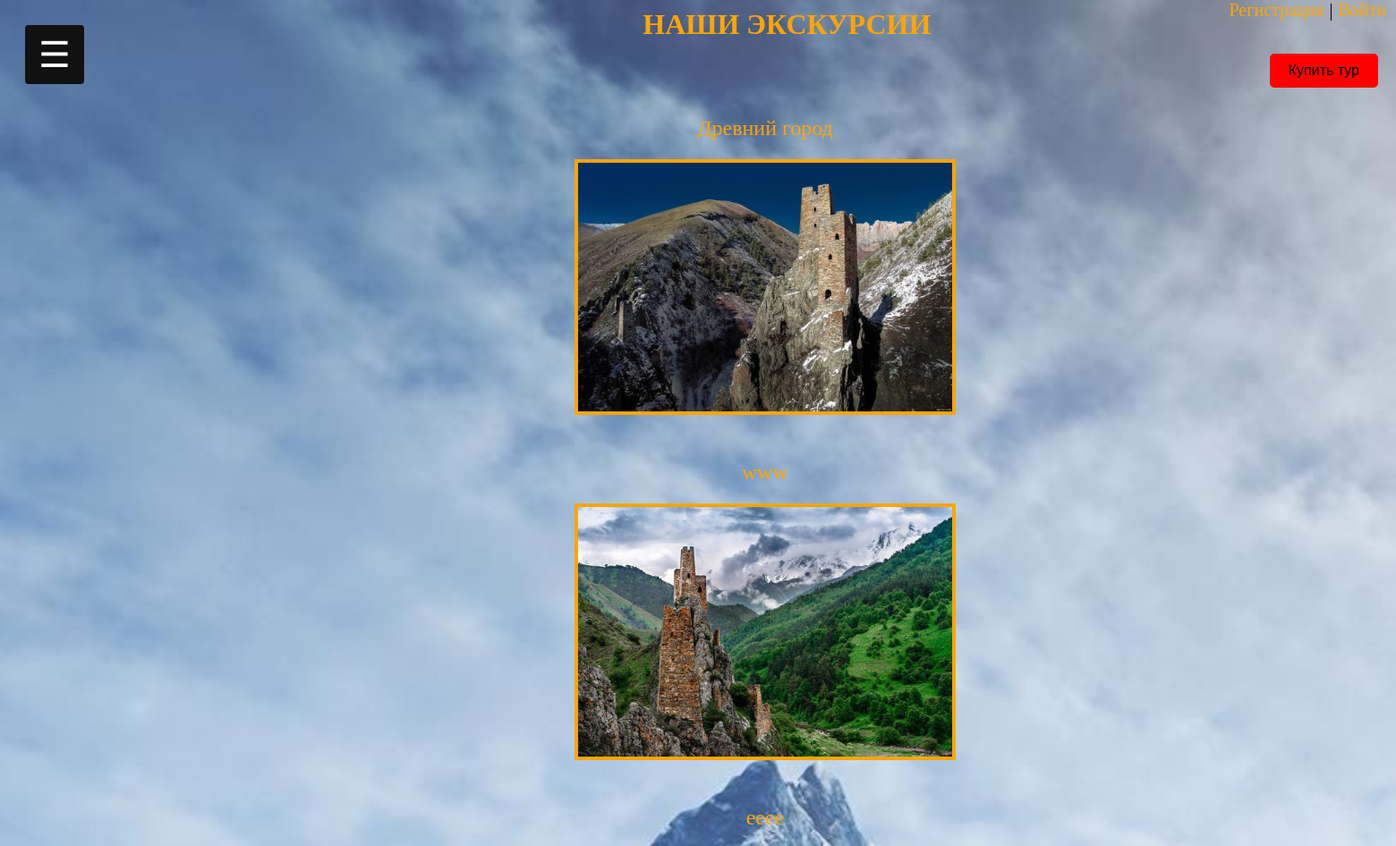
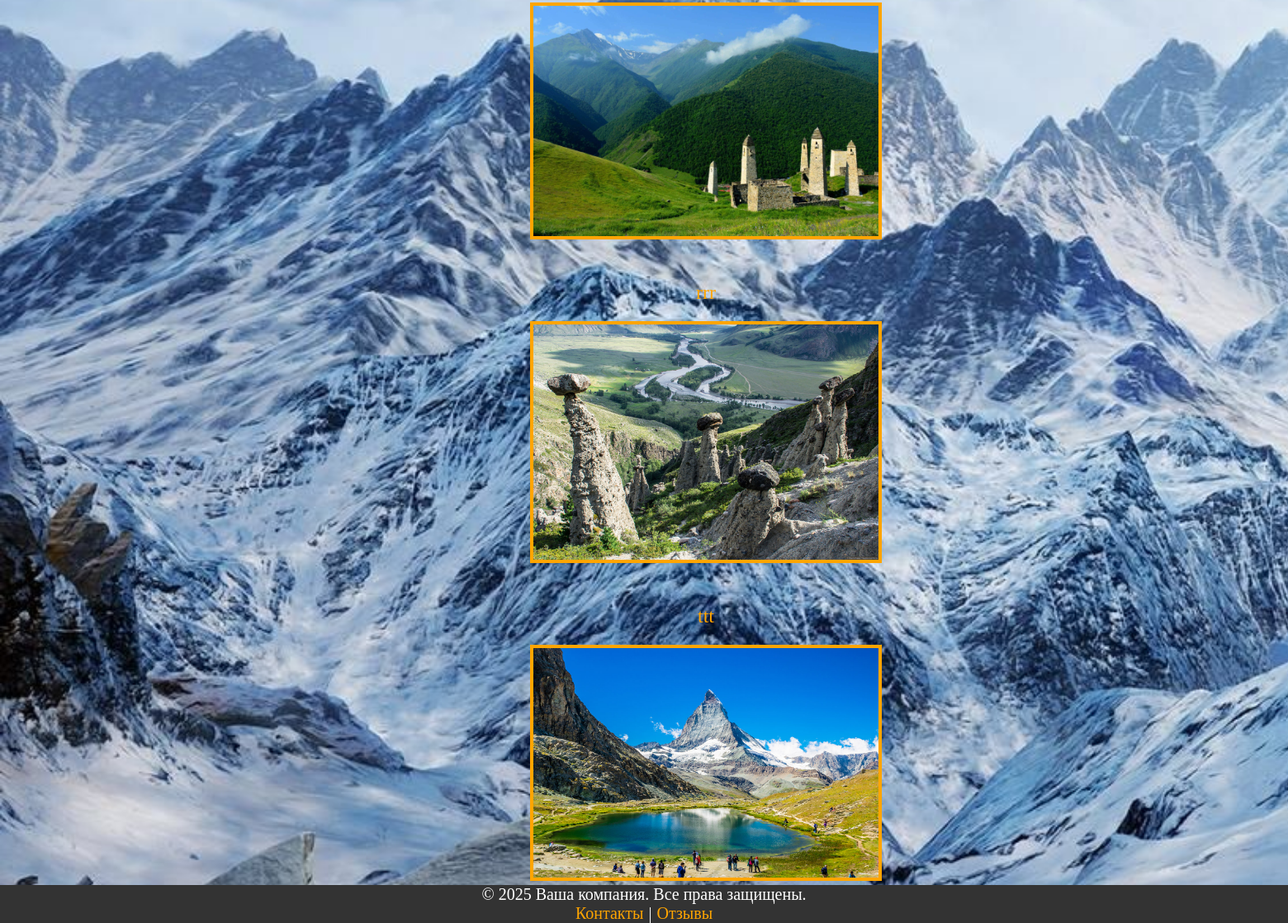
Before: /excursions with the older database file (2 pictures, top to bottom).
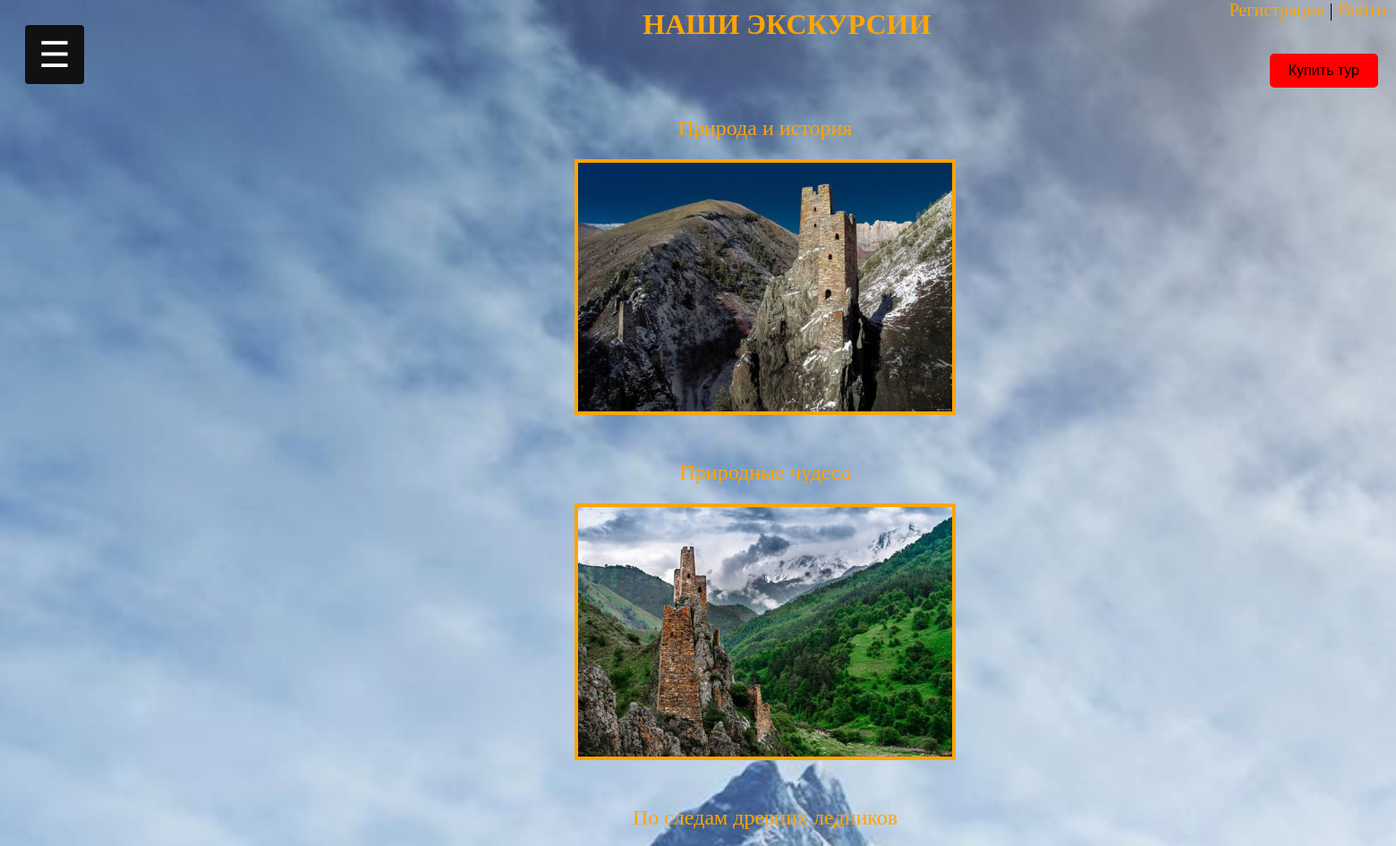
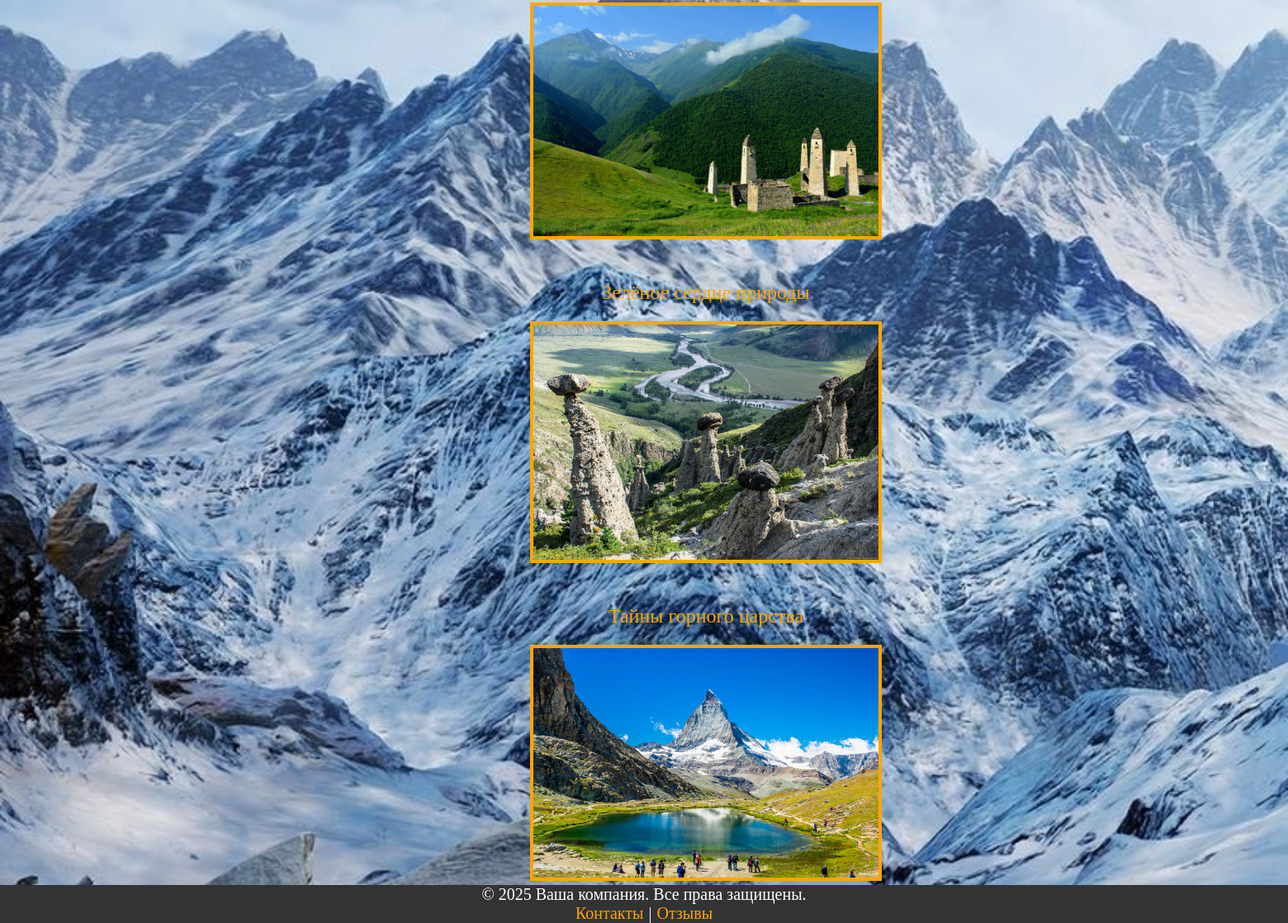
After: the same page with the newer database file (2 pictures, top to bottom).
### turfirmaapp/models.py (models this page shows, shortened)
class Excursions(models.Model):
    excursion_name = models.CharField(max_length=100, verbose_name="Название экскурсии")
    description = models.TextField(null=True, blank=True, verbose_name="Описание")
    excursion_date = models.DateField(verbose_name="Дата экскурсии")
    price = models.DecimalField(max_digits=10, decimal_places=2, verbose_name="Цена")
    photo_excur = models.ImageField(upload_to="photo_excur/", verbose_name="Фотография", null=True)
    def get_absolute_url(self):
        return reverse('excursion', kwargs={'excursion_id': self.pk})
    class Meta:
        verbose_name = 'экскурсию'
        verbose_name_plural = "Экскурсии"

### turfirmaapp/views.py (the view)
# urls.py: path('excursions', excursions, name='excursions'),
def excursions(request):
    data = Excursions.objects.all()
    my_data = request.session.get('customer', None)
    return render(request, "excursions.html", {"data": data, 'customer': my_data})

### turfirmaapp/templates/excursions.html (shortened to what this page needs)
{% extends 'base.html' %}
{% block content %}
{% load static %}
<h1 style="left: 46%;">Наши экскурсии</h1>
{% if data %}
    {% for item in data %}
    <div class="tours">
        <p><a class="links"  href="{{ item.get_absolute_url }}">{{ item.excursion_name }}</a></p>
        <p><a class="links"  href="{{ item.get_absolute_url }}"><img class="photo_tour" src="{{ item.photo_excur.url }}"></a></p>
    </div>
    {% endfor %}
{% else %}
    <h2>Экскурсии в разработке</h2>
{% endif %}
{% endblock %}

Changed rows visible on the page:
changed Excursions: excursion_name "Древний город" → "Природа и история"
changed Excursions: excursion_name "www" → "Природные чудеса"
changed Excursions: excursion_name "eeee" → "По следам древних ледников"
changed Excursions: excursion_name "rrr" → "Зелёное сердце природы"
changed Excursions: excursion_name "ttt" → "Тайны горного царства"
